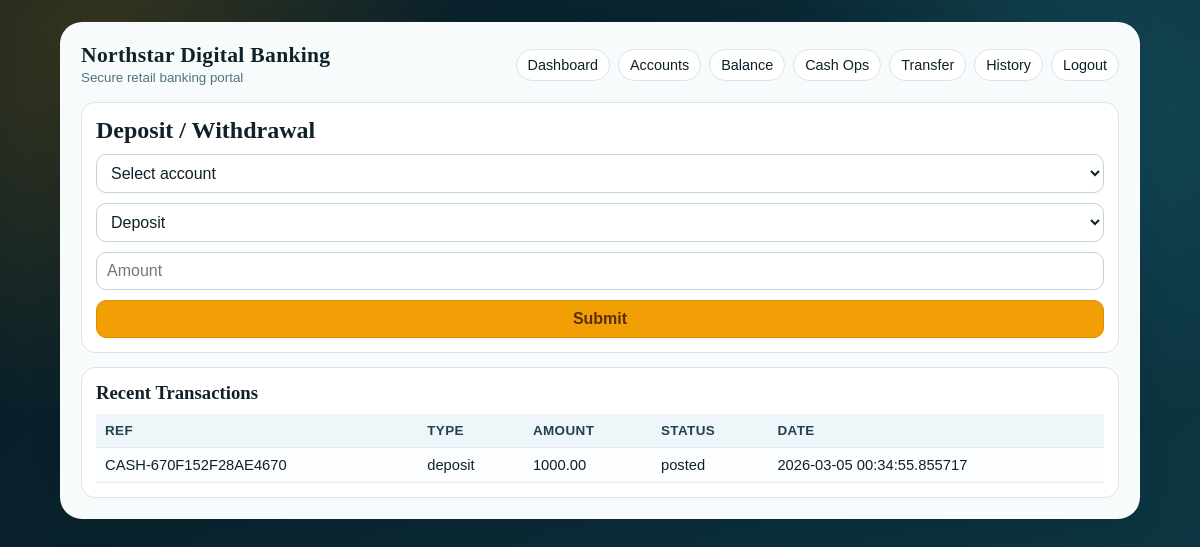
/transactions (signed in), run on an earlier commit of the app's database.
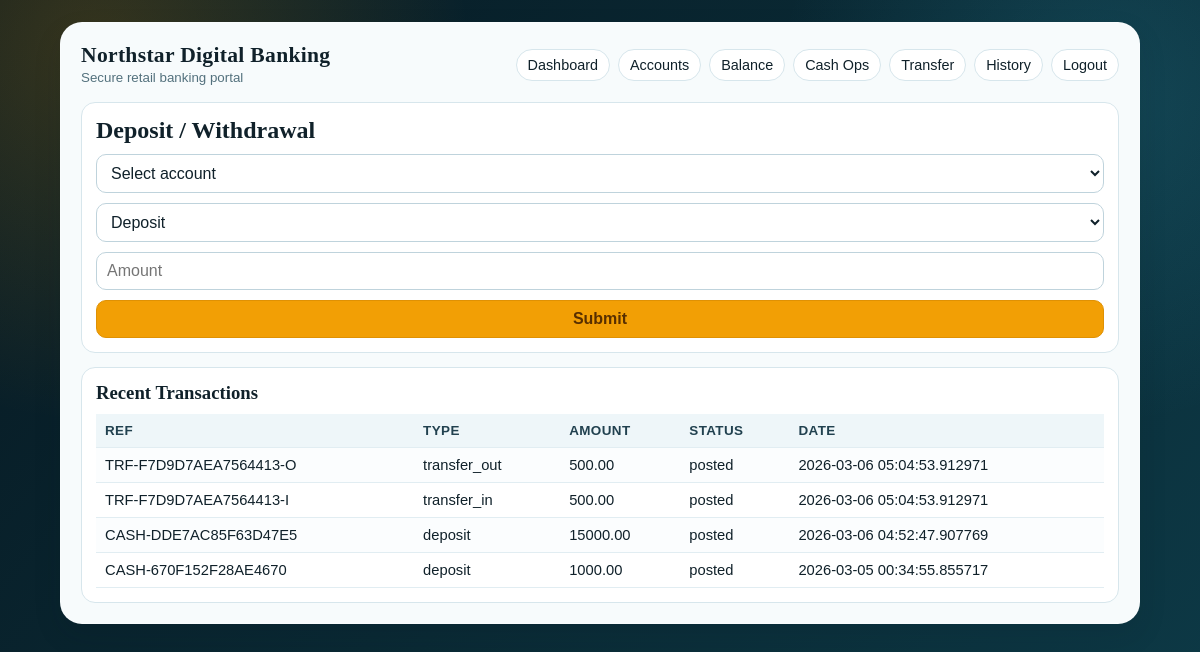
And on a later commit of the database.
### models.py (models this page shows)
class BankTransaction(db.Model):
    __tablename__ = "bank_transaction"
    __table_args__ = (
        CheckConstraint(
            "tx_type IN ('deposit', 'withdrawal', 'transfer_out', 'transfer_in', 'bill_payment')",
            name="ck_tx_type",
        ),
        CheckConstraint("status IN ('pending', 'posted', 'failed', 'reversed')", name="ck_tx_status"),
        CheckConstraint("amount > 0", name="ck_tx_amount_positive"),
    )
    transaction_id = db.Column(db.Integer, primary_key=True, autoincrement=True)
    account_id = db.Column(db.Integer, db.ForeignKey("account.account_id"), nullable=False)
    related_account_id = db.Column(db.Integer, db.ForeignKey("account.account_id"), nullable=True)
    tx_type = db.Column(db.String(20), nullable=False)
    amount = db.Column(db.Numeric(12, 2), nullable=False)
    reference_no = db.Column(db.String(64), nullable=False, unique=True)
    description = db.Column(db.String(255), nullable=True)
    status = db.Column(db.String(20), nullable=False, default="posted")
    created_at = db.Column(db.DateTime, nullable=False, default=datetime.utcnow)
    posted_at = db.Column(db.DateTime, nullable=True)

### app.py (the view, shortened to what this page needs)
@app.route("/transactions", methods=["GET", "POST"])
@login_required
def transactions():
    customer = current_customer()
    my_accounts = Account.query.filter_by(customer_id=customer.customer_id, status="active").order_by(Account.account_id).all()
    account_ids = [a.account_id for a in my_accounts]
    history = (
        BankTransaction.query.filter(BankTransaction.account_id.in_(account_ids))
        .order_by(BankTransaction.created_at.desc())
        .limit(100)
        .all()
    ) if account_ids else []
    return render_template("transactions.html", accounts=my_accounts, transactions=history)

### app.py (called while the page is built)
def login_required(view_func):
    @wraps(view_func)
    def wrapped(*args, **kwargs):
        if not session.get("customer_id"):
            return redirect(url_for("login"))
        return view_func(*args, **kwargs)
    return wrapped

def current_customer():
    cid = session.get("customer_id")
    if not cid:
        return None
    return Customer.query.get(cid)

### templates/transactions.html (shortened to what this page needs)
{% extends "base.html" %}
{% block content %}
<section class="panel">
  <h2>Deposit / Withdrawal</h2>
  <form method="post">
    <select name="account_id" required>
      <option value="">Select account</option>
    </select>
    <select name="tx_type" required>
      <option value="deposit">Deposit</option>
    </select>
    <input name="amount" type="number" step="0.01" min="0.01" placeholder="Amount" required>
    <button type="submit">Submit</button>
  </form>
</section>
<section class="panel">
  <h3>Recent Transactions</h3>
  <div class="table-wrap">
    <table>
      <tr><th>Ref</th><th>Type</th><th>Amount</th><th>Status</th><th>Date</th></tr>
      {% for t in transactions %}
      <tr>
        <td>{{ t.reference_no }}</td>
        <td>{{ t.tx_type }}</td>
        <td>{{ t.amount }}</td>
        <td>{{ t.status }}</td>
        <td>{{ t.created_at }}</td>
      </tr>
      {% endfor %}
    </table>
  </div>
</section>
{% endblock %}

### templates/base.html (shortened to what this page needs)
<!doctype html>
<html lang="en">
<head>
</head>
<body>
  <main class="shell">
    <header class="topbar">
      <div class="brand">
        <h1>Northstar Digital Banking</h1>
        <small>Secure retail banking portal</small>
      </div>
      <nav class="menu">
        {% if session.get('customer_id') %}
          <a href="{{ url_for('dashboard') }}">Dashboard</a>
          <a href="{{ url_for('accounts') }}">Accounts</a>
          <a href="{{ url_for('balance') }}">Balance</a>
          <a href="{{ url_for('transactions') }}">Cash Ops</a>
          <a href="{{ url_for('transfer') }}">Transfer</a>
          <a href="{{ url_for('history') }}">History</a>
          <a href="{{ url_for('logout') }}">Logout</a>
        {% else %}
          <a href="{{ url_for('login') }}">Login</a>
          <a href="{{ url_for('register') }}">Register</a>
        {% endif %}
      </nav>
    </header>
    {% block content %}{% endblock %}
  </main>
</body>
</html>

### templates/base.html (style rules this page uses)
:root { --bg-a: #071922; --bg-b: #0d3a47; --paper: #f7fbfc; --ink: #10212a; --muted: #53717d; --line: #d7e6ec; --accent: #f29f05; --accent-ink: #582f00; --good: #1f8a46; --bad: #b6352b; --card-shadow: 0 12px 28px rgba(6, 25, 34, 0.12); }
* { box-sizing: border-box; }
body { margin: 0; min-height: 100vh; font-family: "Trebuchet MS", "Lucida Sans Unicode", sans-serif; color: var(--ink); background: radial-gradient(circle at 8% 6%, rgba(242, 159, 5, 0.2) 0, rgba(242, 159, 5, 0) 28%), radial-gradient(circle at 92% 12%, rgba(57, 177, 206, 0.18) 0, rgba(57, 177, 206, 0) 25%), linear-gradient(130deg, var(--bg-a), var(--bg-b)); padding: 22px; }
.shell { max-width: 1080px; margin: 0 auto; background: var(--paper); border: 1px solid rgba(255, 255, 255, 0.22); border-radius: 22px; padding: 20px; box-shadow: var(--card-shadow); animation: rise 0.45s ease-out; }
.topbar { display: flex; justify-content: space-between; align-items: center; flex-wrap: wrap; gap: 12px; margin-bottom: 16px; }
.brand h1 { margin: 0; font-size: 1.35rem; font-family: Cambria, "Palatino Linotype", serif; letter-spacing: 0.3px; }
.brand small { color: var(--muted); }
.menu { display: flex; flex-wrap: wrap; gap: 8px; }
.menu a { text-decoration: none; color: var(--ink); border: 1px solid var(--line); background: #fff; padding: 7px 11px; border-radius: 999px; font-size: 0.9rem; transition: transform 0.15s ease, border-color 0.15s ease; }
.panel { background: #fff; border: 1px solid var(--line); border-radius: 14px; padding: 14px; margin-top: 14px; }
.panel h2, .panel h3 { margin: 0 0 10px; font-family: Cambria, "Palatino Linotype", serif; }
form { display: grid; gap: 10px; }
input, select, button { border: 1px solid #bfd3dc; border-radius: 10px; padding: 9px 10px; font: inherit; color: var(--ink); background: #fff; }
button { background: var(--accent); border-color: #df9104; color: var(--accent-ink); font-weight: 700; cursor: pointer; }
.table-wrap { overflow-x: auto; }
table { width: 100%; border-collapse: collapse; min-width: 720px; }
th, td { padding: 9px; border-bottom: 1px solid #e1edf2; text-align: left; vertical-align: top; font-size: 0.92rem; }
th { color: #21414f; background: #eef6f9; font-size: 0.84rem; text-transform: uppercase; letter-spacing: 0.4px; }
tr:nth-child(even) td { background: #fbfdfe; }

What changed in the data, as far as the page shows it:
added BankTransaction: reference_no "TRF-F7D9D7AEA7564413-O", tx_type "transfer_out", amount "500.00", status "posted", created_at "2026-03-06 05:04:53.912971"
added BankTransaction: reference_no "TRF-F7D9D7AEA7564413-I", tx_type "transfer_in", amount "500.00", status "posted", created_at "2026-03-06 05:04:53.912971"
added BankTransaction: reference_no "CASH-DDE7AC85F63D47E5", tx_type "deposit", amount "15000.00", status "posted", created_at "2026-03-06 04:52:47.907769"
